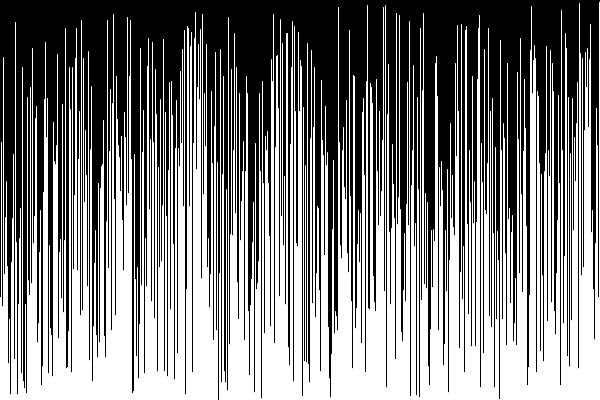
Frame 1 (no input)
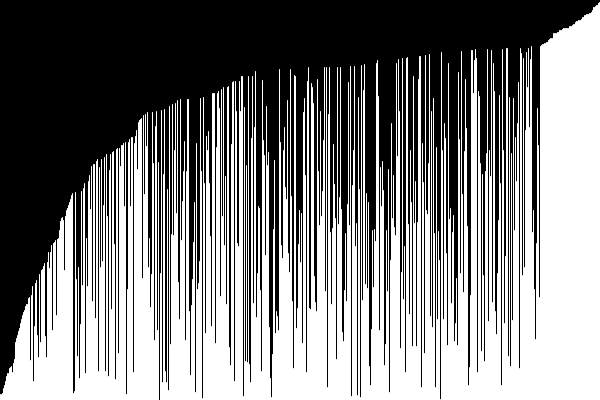
Frame 60 (the mouse pressed at the canvas centre just before this capture)
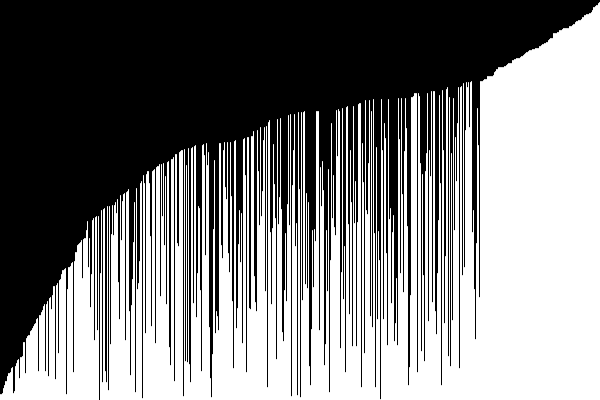
Frame 120 (the mouse held since frame 60 and released just before this capture)

The Processing sketch that drew these frames (run headless with seeded random() and noise(); from frame 60 on, the mouse is pressed at the canvas centre):

// Processing sketch: TaskEight___bubbleSort
// ── TaskEight___bubbleSort.pde
int[] values; // Array to hold the values to be sorted
int n; // Counter for sorting process
boolean sorted = false; // Flag to check if sorting is done

void setup() {
  size(600, 400); // Set canvas size
  values = new int[width]; // Initialize the array with width size
  for (int i = 0; i < values.length; i++) {
    values[i] = int(random(height)); // Fill the array with random heights
  }
  n = values.length; // Initialize counter
}

void draw() {
  background(0); // Clear the screen
  if (!sorted) {
    bubbleSortStep(); // Perform one step of Bubble Sort
  }
  displayArray(); // Draw the array
}

// Performs a single step of the Bubble Sort algorithm
void bubbleSortStep() {
  boolean swapped = false;
  for (int i = 0; i < n - 1; i++) {
    if (values[i] > values[i + 1]) {
      // Swap values if they are in the wrong order
      int temp = values[i];
      values[i] = values[i + 1];
      values[i + 1] = temp;
      swapped = true;
    }
  }
  n--; // Reduce the range of sorting after each pass
  if (!swapped) {
    sorted = true; // If no swaps were made, sorting is complete
  }
}

// Displays the array as vertical bars
void displayArray() {
  for (int i = 0; i < values.length; i++) {
    stroke(255); // Set line color to white
    line(i, height, i, height - values[i]); // Draw line representing value
  }
}
